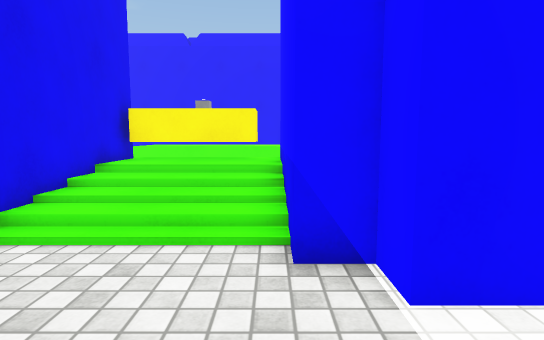
[1] (above)

18 first-person views from a walk through a Unity game level. The camera is 1.2 m above the floor, tilts 6° down and sees 80° across. The floor is counted in squares, 0.84 m on a side. Each view is taken from the middle of a square. On the plan, view 1 faces up. The plan holds only what a view shows up to about 15 squares ahead; the rest is blank. The place goes on beyond the plan. The player character is not drawn. Surface patterns are stand-ins for the level's own textures.

[2]
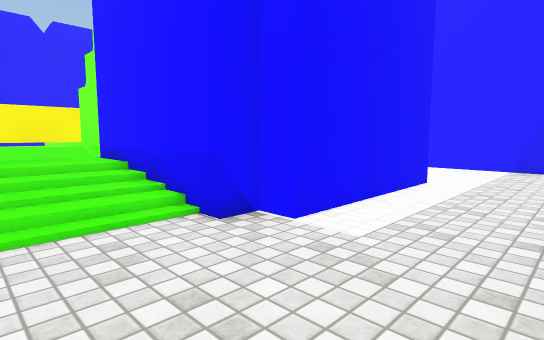

[3]
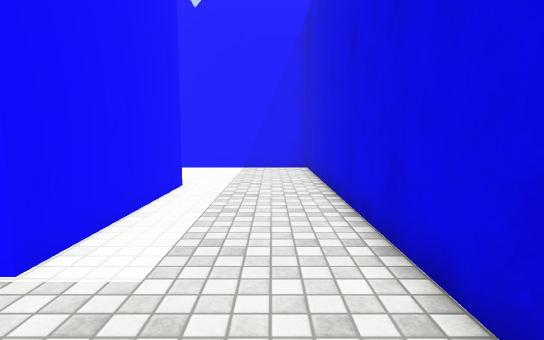

[4]
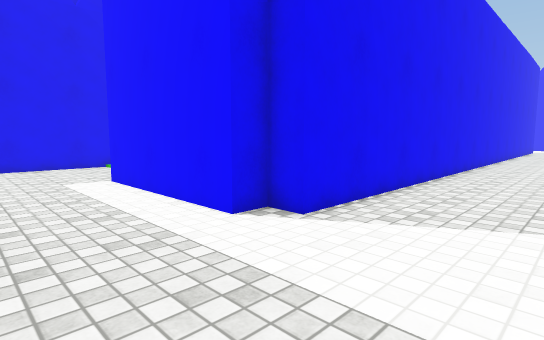

[5]
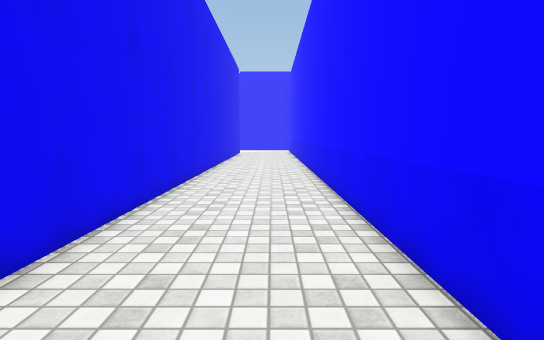

[6]
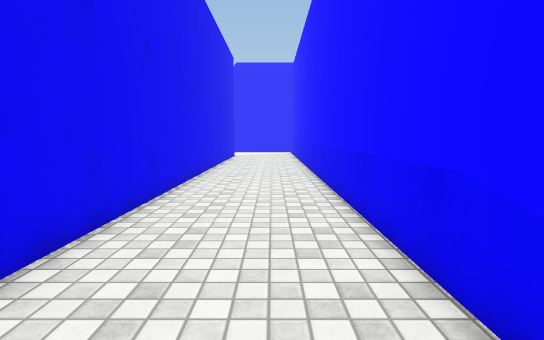

[7]
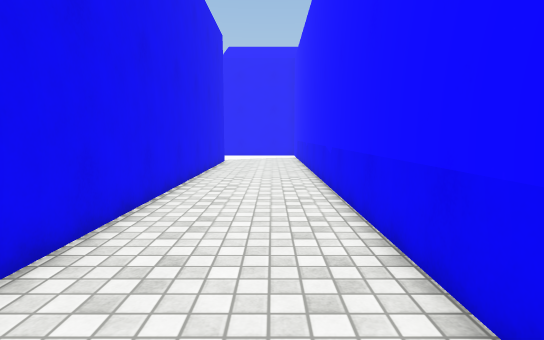

[8]
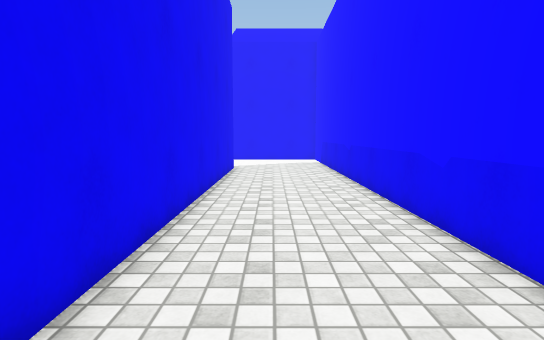

[9]
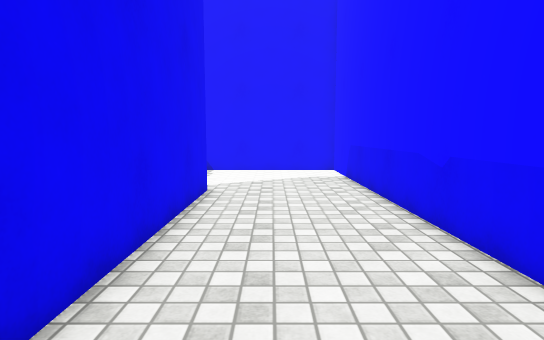

[10]
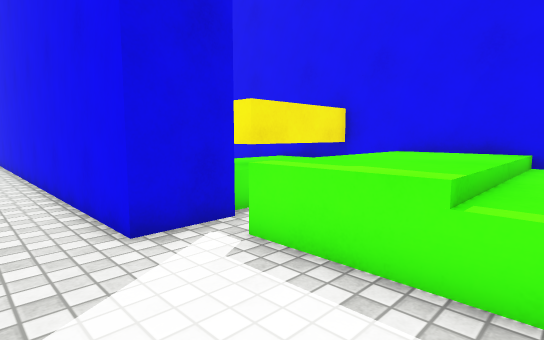

[11]
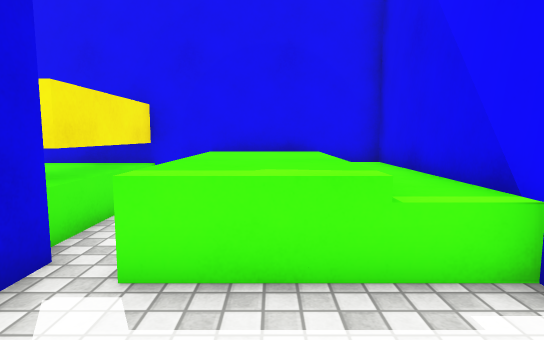

[12]
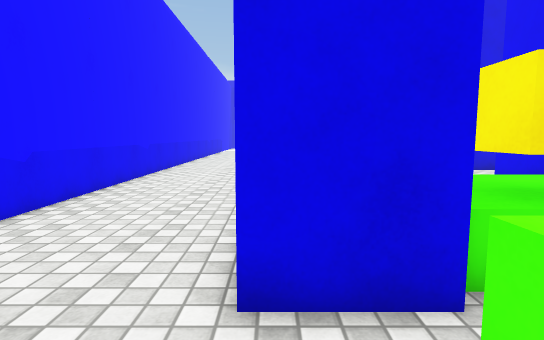

[13]
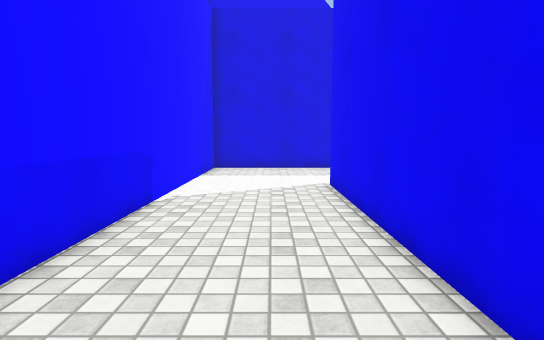

[14]
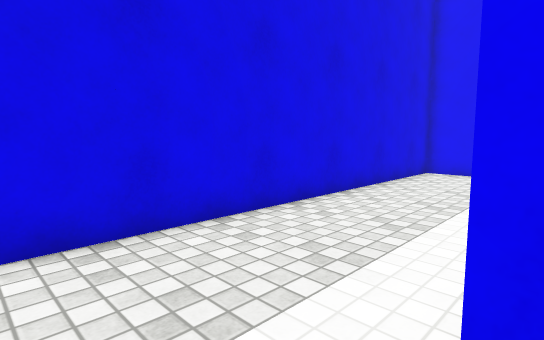

[15]
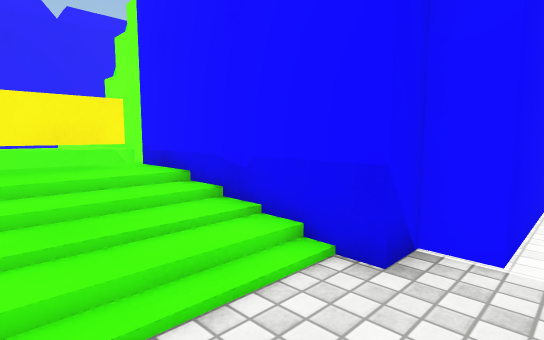

[16]
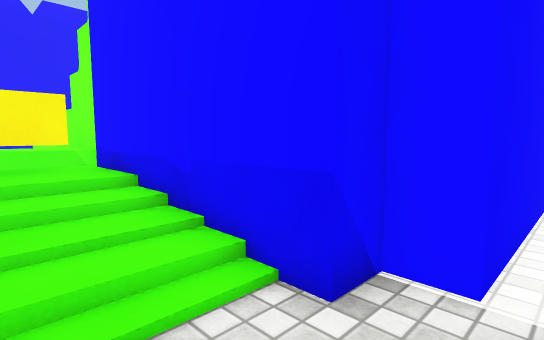

[17]
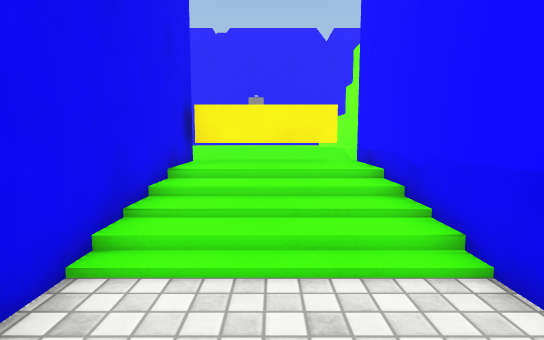

[18]
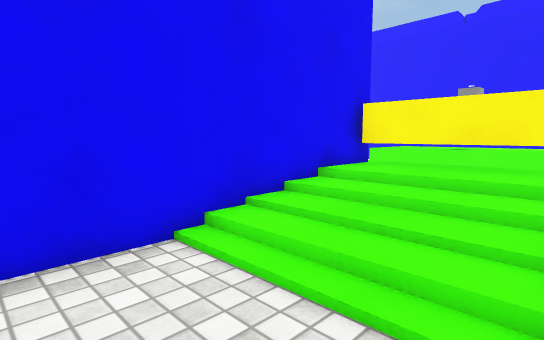

### Floor plan
Key: @ floor where view 1 was taken; # wall or solid block; . main floor; : floor 0.25 m higher than the main floor; + floor 0.75 m higher than the main floor; * floor 1 m higher than the main floor; / step, stairs or slope; ^ raised ledge; v drop or lower ground; B grey block.
Columns run from 5 left of view 1 to 13 right of it. Each row starts with its distance up from view 1.
 39        ############
 38        ^^^^^^.....#
 37        ^^^^^^.....#
 36        ^^^^^^.....#
 35        ^^^^^^.....#
 34        #  ........#
 33        #^^^^##....#
 32        ^^^^^ #....#
 31        ^^^^  #....#
 30        #     #....#
 29        #     #....#
 28        #     #....#
 27        ^     #....#
 26              #....#
 25              #....#
 24      ^       #....#
 23     ^^       #....#
 22     #        #....#
 21   #####      #....#
 20              #....#
 19       ^      #....#
 18       ^      #....#
 17       ^      #....#
 16       ^      #....#
 15       ^      #....#
 14 v*****^      #....#
 13 v*****#      #....#
 12 v*BB**#      #....#
 11 vvvvvv#      #....#
 10  ^  ^v       #....#
  9  #^^^#       #....#
  8  #+++#       #....#
  7  #///#       #....#
  6  #:::#       #....#
  5  #:::#       #....#
  4  #...##     ##....#
  3  #....#######.....#
  2  #................#
  1  #................#
  0  #...@............#
 -1  #................#
 -2  ##################

Where each view was taken, in squares from view 1:
view 1: 0 up, 0 right, facing up
view 2: 1 down, 3 left, facing up-right
view 3: 0 up, 2 left, facing right
view 4: 1 down, 12 right, facing up-left
view 5: 6 up, 11 right, facing up
view 6: 10 up, 11 right, facing up
view 7: 15 up, 11 right, facing up
view 8: 19 up, 10 right, facing up
view 9: 25 up, 10 right, facing up
view 10: 38 up, 10 right, facing down-left
view 11: 36 up, 10 right, facing left
view 12: 36 up, 8 right, facing down
view 13: 13 up, 10 right, facing down
view 14: 3 up, 9 right, facing down-left
view 15: 2 up, 3 left, facing up-right
view 16: 2 up, 2 left, facing up-right
view 17: 1 up, 2 left, facing up
view 18: 2 up, 0 right, facing up-left
